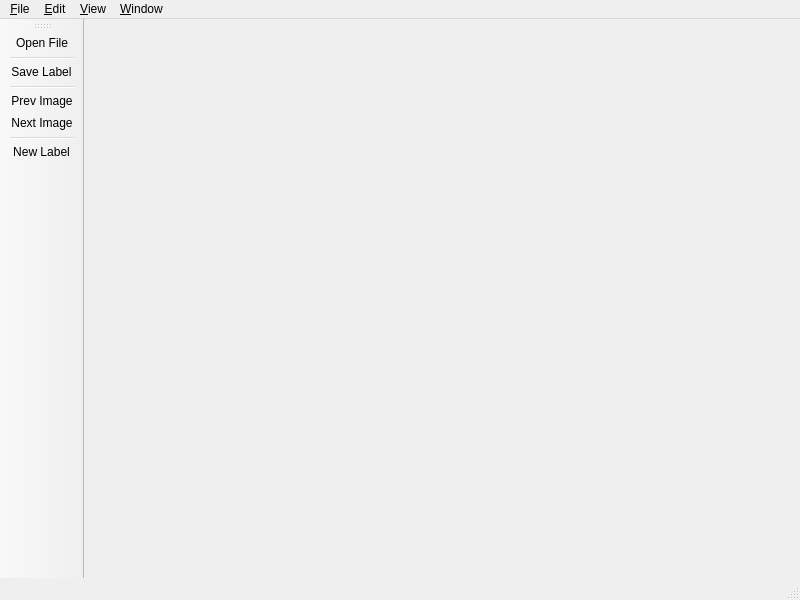
<?xml version="1.0" encoding="UTF-8"?>
<ui version="4.0">
 <class>MainWindow</class>
 <widget class="QMainWindow" name="MainWindow">
  <property name="geometry">
   <rect>
    <x>0</x>
    <y>0</y>
    <width>800</width>
    <height>600</height>
   </rect>
  </property>
  <property name="mouseTracking">
   <bool>true</bool>
  </property>
  <property name="contextMenuPolicy">
   <enum>Qt::NoContextMenu</enum>
  </property>
  <property name="windowTitle">
   <string>Labeling</string>
  </property>
  <property name="windowIcon">
   <iconset resource="../icons.qrc">
    <normaloff>:/res/tag.svg</normaloff>:/res/tag.svg</iconset>
  </property>
  <widget class="QMenuBar" name="menuBar">
   <property name="geometry">
    <rect>
     <x>0</x>
     <y>0</y>
     <width>800</width>
     <height>23</height>
    </rect>
   </property>
   <widget class="QMenu" name="menuFile">
    <property name="title">
     <string>&amp;File</string>
    </property>
    <addaction name="actOpen"/>
    <addaction name="actOpenFolder"/>
    <addaction name="actLoad"/>
    <addaction name="separator"/>
    <addaction name="actSave"/>
    <addaction name="actSaveAs"/>
    <addaction name="separator"/>
    <addaction name="actPrev"/>
    <addaction name="actNext"/>
    <addaction name="separator"/>
    <addaction name="actClose"/>
    <addaction name="actCloseAll"/>
   </widget>
   <widget class="QMenu" name="menuEdit">
    <property name="title">
     <string>&amp;Edit</string>
    </property>
    <addaction name="actNew"/>
    <addaction name="actRemove"/>
    <addaction name="actRemoveAll"/>
    <addaction name="separator"/>
    <addaction name="actUndo"/>
    <addaction name="actRedo"/>
   </widget>
   <widget class="QMenu" name="menuView">
    <property name="title">
     <string>&amp;View</string>
    </property>
   </widget>
   <widget class="QMenu" name="menuWindow">
    <property name="title">
     <string>&amp;Window</string>
    </property>
    <addaction name="actSwitch"/>
   </widget>
   <addaction name="menuFile"/>
   <addaction name="menuEdit"/>
   <addaction name="menuView"/>
   <addaction name="menuWindow"/>
  </widget>
  <widget class="QToolBar" name="mainToolBar">
   <property name="toolButtonStyle">
    <enum>Qt::ToolButtonIconOnly</enum>
   </property>
   <attribute name="toolBarArea">
    <enum>LeftToolBarArea</enum>
   </attribute>
   <attribute name="toolBarBreak">
    <bool>false</bool>
   </attribute>
   <addaction name="actOpen"/>
   <addaction name="separator"/>
   <addaction name="actSave"/>
   <addaction name="separator"/>
   <addaction name="actPrev"/>
   <addaction name="actNext"/>
   <addaction name="separator"/>
   <addaction name="actNew"/>
  </widget>
  <widget class="QStatusBar" name="statusBar"/>
  <action name="actOpen">
   <property name="icon">
    <iconset resource="../icons.qrc">
     <normaloff>:/res/open.svg</normaloff>:/res/open.svg</iconset>
   </property>
   <property name="text">
    <string>&amp;Open File...</string>
   </property>
   <property name="shortcut">
    <string>O</string>
   </property>
  </action>
  <action name="actOpenFolder">
   <property name="text">
    <string>Open &amp;Folder...</string>
   </property>
   <property name="shortcut">
    <string>Ctrl+O</string>
   </property>
  </action>
  <action name="actLoad">
   <property name="text">
    <string>&amp;Load Label...</string>
   </property>
   <property name="shortcut">
    <string>L</string>
   </property>
  </action>
  <action name="actSave">
   <property name="icon">
    <iconset resource="../icons.qrc">
     <normaloff>:/res/save.svg</normaloff>:/res/save.svg</iconset>
   </property>
   <property name="text">
    <string>&amp;Save Label</string>
   </property>
   <property name="shortcut">
    <string>Ctrl+S</string>
   </property>
  </action>
  <action name="actSaveAs">
   <property name="text">
    <string>Save Label &amp;As...</string>
   </property>
   <property name="shortcut">
    <string>S</string>
   </property>
  </action>
  <action name="actPrev">
   <property name="icon">
    <iconset resource="../icons.qrc">
     <normaloff>:/res/prev.svg</normaloff>:/res/prev.svg</iconset>
   </property>
   <property name="text">
    <string>&amp;Prev Image</string>
   </property>
   <property name="shortcut">
    <string>PgUp</string>
   </property>
  </action>
  <action name="actNext">
   <property name="icon">
    <iconset resource="../icons.qrc">
     <normaloff>:/res/next.svg</normaloff>:/res/next.svg</iconset>
   </property>
   <property name="text">
    <string>&amp;Next Image</string>
   </property>
   <property name="shortcut">
    <string>PgDown</string>
   </property>
  </action>
  <action name="actClose">
   <property name="text">
    <string>&amp;Close</string>
   </property>
   <property name="shortcut">
    <string>Ctrl+W</string>
   </property>
  </action>
  <action name="actCloseAll">
   <property name="text">
    <string>Close All</string>
   </property>
  </action>
  <action name="actNew">
   <property name="icon">
    <iconset resource="../icons.qrc">
     <normaloff>:/res/tag.svg</normaloff>:/res/tag.svg</iconset>
   </property>
   <property name="text">
    <string>&amp;New Label...</string>
   </property>
   <property name="shortcut">
    <string>N</string>
   </property>
  </action>
  <action name="actRemove">
   <property name="enabled">
    <bool>false</bool>
   </property>
   <property name="text">
    <string>&amp;Remove Selected</string>
   </property>
   <property name="shortcut">
    <string>Del</string>
   </property>
  </action>
  <action name="actRemoveAll">
   <property name="text">
    <string>Remove by &amp;Tag...</string>
   </property>
   <property name="shortcut">
    <string>Ctrl+D</string>
   </property>
  </action>
  <action name="actUndo">
   <property name="text">
    <string>&amp;Undo</string>
   </property>
   <property name="shortcut">
    <string>Ctrl+Z</string>
   </property>
  </action>
  <action name="actRedo">
   <property name="text">
    <string>&amp;Redo</string>
   </property>
   <property name="shortcut">
    <string>Ctrl+Y</string>
   </property>
  </action>
  <action name="actSwitch">
   <property name="text">
    <string>3D Image</string>
   </property>
  </action>
 </widget>
 <layoutdefault spacing="6" margin="11"/>
 <resources>
  <include location="../icons.qrc"/>
 </resources>
 <connections/>
</ui>
